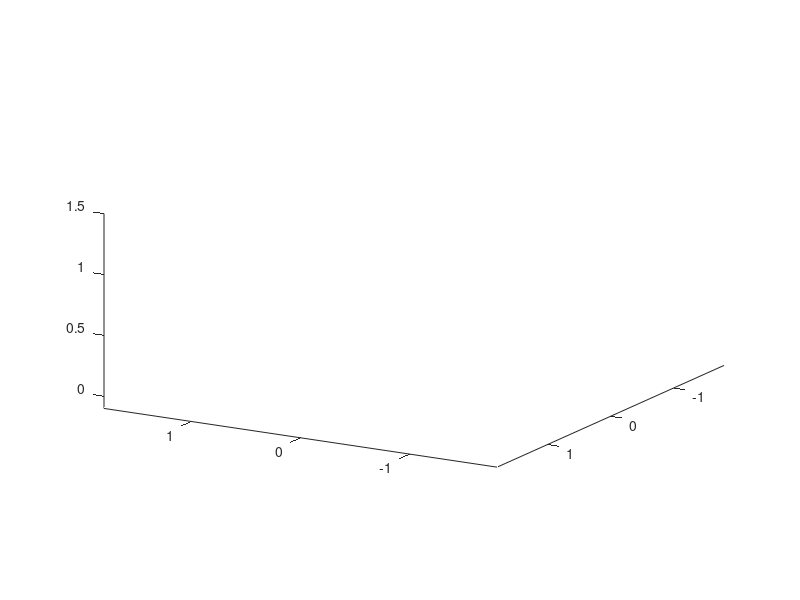

Recreate this plot in MATLAB. (Note: this script raises an error after producing the figure.)
function [nova2, ur3e, cup, cupLid, milkJug, iceCube, portafilter] = EnvSetupOLD
    hold on;  % Hold the current plot for multiple objects
    axis equal;  % Maintain equal scaling for all axes
    axis([-1.8 1.8 -1.8 1.8 -0.1 1.5]);  % Set the axis limits
    view(210, 15)
    
    %% Initial coordinates to move the environemnt along 3 axis
    x = 0.2;
    y = 0;
    z = 0;
    
    %% Placing environment images
    %imageData = imread('WallPicture1.jpg');
    %wallImage1 = imrotate(imageData, -90);
    %imageData = imread('WallPicture2.jpg');
    %wallImage2 = imrotate(imageData, -90);
    %surf([-1.8,-1.8;1.8,1.8],[1.8,1.8;1.8,1.8],[0,2;0,2],'CData',wallImage1,'FaceColor','texturemap');
    %surf([1.8,1.8;1.8,1.8],[-1.8,-1.8;1.8,1.8],[0,2;0,2],'CData',wallImage2,'FaceColor','texturemap');
    
    surf([-2,-2;2,2],[-2,2;-2,2],[0,0;0,0],'CData',imread('FloorImage.jpg'),'FaceColor','texturemap');
    
    
    %% Non-movable objects
    espressoMachine = PlaceObject('EspressoMachine.ply', [x+0.25, y-0.5, z+0.65]); % add espresso machine model
    grinder = PlaceObject('Grinder.ply', [x+0.8, y-0.2, z+0.65]); % add coffee grinder model
    iceCubeDispenser = PlaceObject('IceCubeDispenser.ply', [x-0.65, y-0.55, z+0.65]); % add ice cube dispenser model
    milkDispenser = PlaceObject('MilkDispenser.ply', [x-0.3, y-0.25, z+0.66]); % add milk dispenser model
    table = PlaceObject('Table.ply', [x+0, y+0, z+0.4]); % add table
    
    %% Can be commented to remove the booth from environment for better view
    %coffeeBooth = PlaceObject('CoffeeBooth.ply', [x-1.3, y-0.6, z+0]); % add coffee booth model
    
    
    %% Movable objects
    cup = PlaceObject('Cup.ply', [x-0.1, y+0.3, z+0.65]); % add coffee cup model
    
    cupLid = PlaceObject('CupLid.ply', [x+0.1, y+0.3, z+0.65]); % add coffee lid model
    
    % cupWithLid = PlaceObject('CupWithLid.ply', [x-0.1, y+0.15, z+0.65]); % add cup with lid model
    milkJug = PlaceObject('MilkJug.ply', [x+0.1, y+0.15, z+0.65]); % add milk jug model
    
    iceCube = PlaceObject('IceCube.ply', [x+0, y+0.5, z+0]); % add ice cube model
    portafilter = PlaceObject('EspressoHandle.ply', [x+0, y+0.4, z+0.7]); % add portafilter model (coffee handle)
    
    
    %% Adding DobotNova2 robot to the environment 
    disp('Adding DobotNova2 robot to the environment');
    nova2 = DobotNova2(transl(x+0.6, y+0.3, z+0.6));  % Create Nova2 robot with initial transform
    
    disp('Adding UR3e robot to the environment');
    ur3e = UR3e(transl(x-0.6, y+0.3, z+0.6));   % Create UR3e robot with intial transform
end
